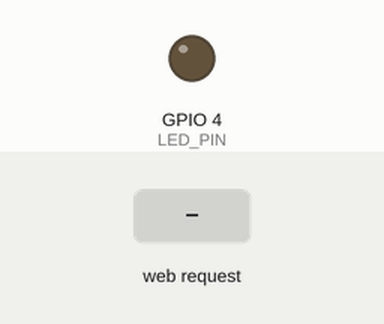
The sketch below on a simulated ESP32. Parts: output pins drawn as LEDs (lit = HIGH). The inputs (shaded band) are chosen by the test bench. WiFi joins after 1.5 s; servers stay silent unless stated; what the sketch prints to the serial monitor is not drawn.

Above: at 3.7 s.
3.8 s: HTTP request GET /api/on received
At 4.2 s:
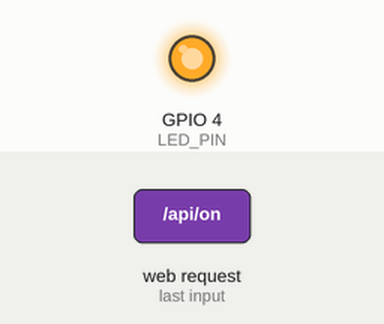
5.3 s: HTTP request GET /api/off received
At 6.5 s:
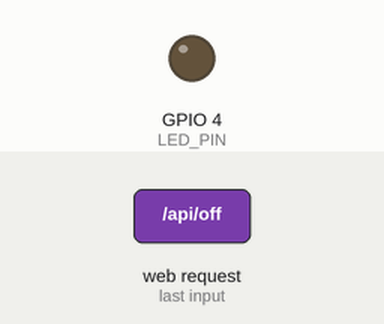
6.8 s: HTTP request GET /api/toggle received
At 7.7 s:
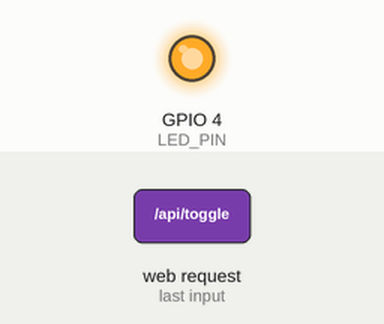
Timing chart, 0 to 9.8 s (numbered marks = the images above; inputs shaded):
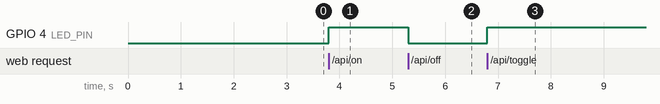

Measured:
- after the input at 3.8 s, GPIO 4 (LED_PIN): LOW → HIGH at once
- after the input at 5.3 s, GPIO 4 (LED_PIN): HIGH → LOW at once
- after the input at 6.8 s, GPIO 4 (LED_PIN): LOW → HIGH at once

The sketch:

ESP32_CAM_LED_HTTP_Toggle.ino
```cpp
/*
  ESP32-CAM — LED HTTP Toggle Server
  ----------------------------------
  Назначение:
    Скетч для ESP32-CAM, который позволяет включать, выключать и переключать
    встроенный светодиод-вспышку на GPIO 4 через HTTP-запросы.

  Для чего нужен:
    Этот скетч работает вместе с Windows GUI-программой esp32cam_led_gui.py.
    GUI отправляет команды на ESP32-CAM по Wi-Fi.

  Логика кнопки:
    - один раз нажали в GUI — LED включился;
    - второй раз нажали — LED выключился;
    - состояние хранится на ESP32-CAM в переменной ledState.

  HTTP-команды:
    http://IP_ESP32_CAM/           — простая web-страница управления;
    http://IP_ESP32_CAM/api/on     — включить LED;
    http://IP_ESP32_CAM/api/off    — выключить LED;
    http://IP_ESP32_CAM/api/toggle — переключить LED;
    http://IP_ESP32_CAM/api/status — получить состояние LED в JSON.

  Плата:
    AI Thinker ESP32-CAM или совместимый ESP32-CAM модуль.

  Важно:
    GPIO 4 на многих ESP32-CAM подключен к яркому светодиоду-вспышке.
    Не смотрите прямо на светодиод при включении.

  Перед загрузкой:
    1. Впишите имя и пароль своего Wi-Fi ниже.
    2. Для прошивки обычно нужно соединить GPIO0 с GND.
    3. После загрузки разомкнуть GPIO0-GND и нажать RST на самой ESP32-CAM.
    4. IP-адрес смотреть в Serial Monitor на скорости 115200.
*/

#include <WiFi.h>
#include <WebServer.h>

// ====== Wi-Fi настройки ======
// Замените значения на имя и пароль своей Wi-Fi сети.
const char* WIFI_SSID = "YOUR_WIFI_NAME";
const char* WIFI_PASSWORD = "YOUR_WIFI_PASSWORD";

// ====== Настройки LED ======
// GPIO 4 на ESP32-CAM обычно подключен к встроенной вспышке.
const int LED_PIN = 4;

// Текущее состояние светодиода: false = выключен, true = включен.
bool ledState = false;

// HTTP-сервер на стандартном порту 80.
WebServer server(80);

void setLed(bool state) {
  ledState = state;
  digitalWrite(LED_PIN, ledState ? HIGH : LOW);
}

String ledStatusJson() {
  String json = "{";
  json += "\"led\":";
  json += ledState ? "true" : "false";
  json += ",\"gpio\":";
  json += String(LED_PIN);
  json += "}";
  return json;
}

void sendJsonResponse() {
  server.sendHeader("Access-Control-Allow-Origin", "*");
  server.send(200, "application/json", ledStatusJson());
}

void handleRoot() {
  String html = "";
  html += "<!doctype html><html><head><meta charset='utf-8'>";
  html += "<meta name='viewport' content='width=device-width, initial-scale=1'>";
  html += "<title>ESP32-CAM LED Control</title>";
  html += "<style>body{font-family:Arial;margin:30px;}button{font-size:22px;padding:12px 18px;margin:6px;}</style>";
  html += "</head><body>";
  html += "<h1>ESP32-CAM LED GPIO4</h1>";
  html += "<p>State: <b>";
  html += ledState ? "ON" : "OFF";
  html += "</b></p>";
  html += "<p>";
  html += "<a href='/api/on'><button>ON</button></a>";
  html += "<a href='/api/off'><button>OFF</button></a>";
  html += "<a href='/api/toggle'><button>TOGGLE</button></a>";
  html += "</p>";
  html += "<p><a href='/api/status'>/api/status</a></p>";
  html += "</body></html>";

  server.send(200, "text/html", html);
}

void handleLedOn() {
  setLed(true);
  sendJsonResponse();
}

void handleLedOff() {
  setLed(false);
  sendJsonResponse();
}

void handleLedToggle() {
  setLed(!ledState);
  sendJsonResponse();
}

void handleLedStatus() {
  sendJsonResponse();
}

void handleNotFound() {
  server.send(404, "text/plain", "Not found. Use /api/on, /api/off, /api/toggle or /api/status");
}

void setup() {
  Serial.begin(115200);
  delay(1000);

  // Настраиваем GPIO 4 как выход и сразу выключаем вспышку.
  pinMode(LED_PIN, OUTPUT);
  setLed(false);

  Serial.println();
  Serial.println("ESP32-CAM LED HTTP Toggle Server");
  Serial.println("Connecting to Wi-Fi...");

  WiFi.mode(WIFI_STA);
  WiFi.begin(WIFI_SSID, WIFI_PASSWORD);

  // Ждем подключения к Wi-Fi.
  while (WiFi.status() != WL_CONNECTED) {
    delay(500);
    Serial.print(".");
  }

  Serial.println();
  Serial.println("Wi-Fi connected.");
  Serial.print("ESP32-CAM IP address: ");
  Serial.println(WiFi.localIP());

  // Регистрируем HTTP-обработчики.
  server.on("/", HTTP_GET, handleRoot);
  server.on("/api/on", HTTP_GET, handleLedOn);
  server.on("/api/off", HTTP_GET, handleLedOff);
  server.on("/api/toggle", HTTP_GET, handleLedToggle);
  server.on("/api/status", HTTP_GET, handleLedStatus);
  server.onNotFound(handleNotFound);

  server.begin();
  Serial.println("HTTP server started.");
}

void loop() {
  // Постоянно обслуживаем входящие HTTP-запросы от браузера или Windows GUI.
  server.handleClient();
}
```
